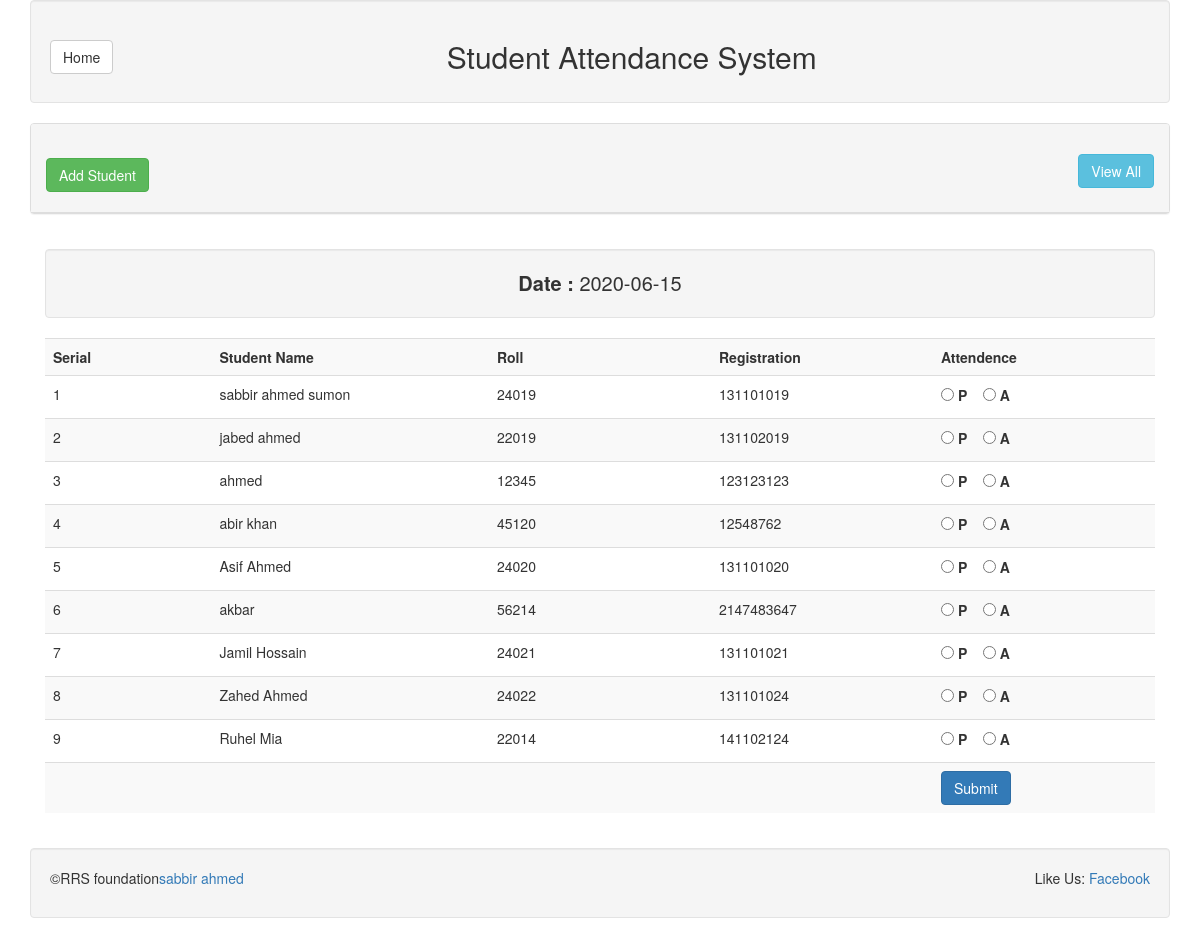
The page / on the database its author committed.
### tables this page shows
CREATE TABLE `tbl_student` (
  `id` int(11) NOT NULL,
  `name` varchar(255) NOT NULL,
  `roll` int(11) NOT NULL,
  `registration` int(11) NOT NULL,
  `department` varchar(255) NOT NULL
);

### lib/Database.php (called while the page is built, shortened)
<?php
Class Database{
   public $host   = DB_HOST;
   public $user   = DB_USER;
   public $pass   = DB_PASS;
   public $dbname = DB_NAME;
   public $link;
private function connectDB(){
   $this->link = new mysqli($this->host, $this->user, $this->pass,
    $this->dbname);
 }
public function select($query){
    $result = $this->link->query($query) or
     die($this->link->error.__LINE__);
    if($result->num_rows > 0){
      return $result;
    } else {
      return false;
  }
 }
}
?>

### classes/Student.php (called while the page is built, shortened)
<?php
  $filepath = realpath(dirname(__FILE__));
  include_once ($filepath. '/../lib/Database.php');
?>
<?php
  class Student{
    private $db;
    public function __construct(){
      $this->db = new Database();
    }
    public function getAllStudents(){
      $query = "SELECT * FROM tbl_student";
      $result = $this->db->select($query);
      return $result;
    }
  }
?>

### index.php (the view, shortened to what this page needs)
<?php
	include "inc/header.php";
 ?>
<?php
	$student = new Student();
	$cur_date = date('Y-m-d');
 ?>
			<div class="panel panel-default">
				<div class="panel-heading">
					<h2>
						<a class="btn btn-success" href="add.php">Add Student</a>
						<a class="btn btn-info pull-right" href="viewAll.php">View All</a>
					</h2>
				</div>
			</div>
			<div class="panel-body">
				<div class="well text-center" style="font-size:20px;">
					<strong>Date : </strong><?php echo $cur_date; ?>
				</div>
				<form action="" method="post">
					<table class="table table-striped">
						<tr>
							<th width="15%">Serial</th>
							<th width="25%">Student Name</th>
							<th width="20%">Roll</th>
							<th width="20%">Registration</th>
							<th width="20%">Attendence</th>
						</tr>
				<?php
					 $getStudent = $student->getAllStudents();
					 if ($getStudent) {
						 $i=0;
						 while ($value = $getStudent->fetch_assoc()) {
						 	$i++;
					?>
						<tr>
							<td><?php echo $i; ?></td>
							<td><?php echo $value['name']; ?></td>
							<td><?php echo $value['roll']; ?></td>
							<td><?php echo $value['registration']; ?></td>
							<td>
								<label>
									<input type="radio" name="attend[<?php echo $value['roll']; ?>]" value="present"> P
								</label>
								<label>
									<input type="radio" name="attend[<?php echo $value['roll']; ?>]" value="absent">
									A
								</label>
							</td>
						</tr>
					<?php } } ?>
						<tr>
							<td></td>
							<td></td>
							<td></td>
							<td></td>
							<td>
								<input type="submit" class="btn btn-primary" name="submit" value="Submit">
							</td>
						</tr>
					</table>
				</form>
			</div>
<?php
	include "inc/footer.php";
 ?>

### inc/header.php (shortened to what this page needs)
<?php
	$filepath = realpath(dirname(__FILE__));
	include_once ($filepath. '/../lib/Database.php');
	include_once ($filepath. '/../classes/Student.php');
?>
<!DOCTYPE html>
<html lang="en">
	<head>
		<link type="text/css" href="https://maxcdn.bootstrapcdn.com/bootstrap/3.3.7/css/bootstrap.min.css" rel="stylesheet">
	</head>
	<body>
		<div class="container">
			<div class="well text-center">
				<h2>Student Attendance System
					<a class="btn btn-default pull-left" href="index.php">Home</a>
				</h2>
			</div>

### inc/footer.php
<div class="well">
  <p> &copy;RRS foundation<a href="#">sabbir ahmed</a>
  <span class="pull-right">Like Us:
  <a href="www.facebook.com">Facebook</a></span></p>
</div>
</div>
</body>
</html>

### rows shown on the page
tbl_student: name "sabbir ahmed sumon", roll "24019", registration "131101019"
tbl_student: name "jabed ahmed", roll "22019", registration "131102019"
tbl_student: name "ahmed", roll "12345", registration "123123123"
tbl_student: name "abir khan", roll "45120", registration "12548762"
tbl_student: name "Asif Ahmed", roll "24020", registration "131101020"
tbl_student: name "akbar", roll "56214", registration "2147483647"
tbl_student: name "Jamil Hossain", roll "24021", registration "131101021"
tbl_student: name "Zahed Ahmed", roll "24022", registration "131101024"
tbl_student: name "Ruhel Mia", roll "22014", registration "141102124"
